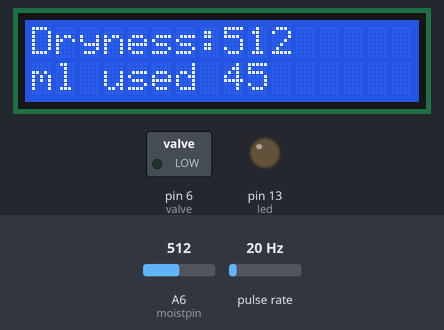
Simulated run of this sketch. Board: Arduino Nano, built with avr-gcc and run on an emulated ATmega328P. Parts: 16×2 character LCD, switched loads named in the sketch (green lamp = pin HIGH), output pins drawn as LEDs (lit = HIGH). Wiring (inferred from the names in the program): pulse sensor: data pin 2. The inputs (shaded band) are chosen by the test bench; at power-on: pulse rate 20 Hz, A6 (moistpin) = 512. What the sketch prints to the serial monitor is not drawn.

Above: at 1.2 s.
2.3 s: pulse rate (sensor on pin 2) set to 4 Hz
At 4.1 s:
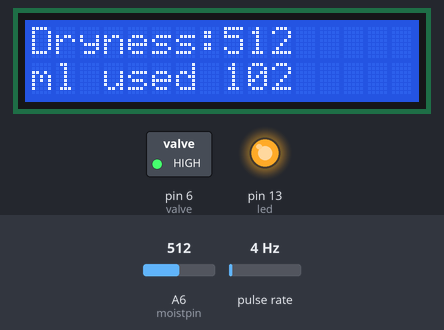
5.8 s: A6 (moistpin) set to 490
At 7.3 s:
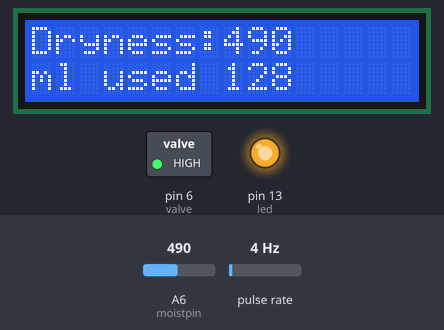
9.0 s: pulse rate (sensor on pin 2) set to 50 Hz
At 10.6 s:
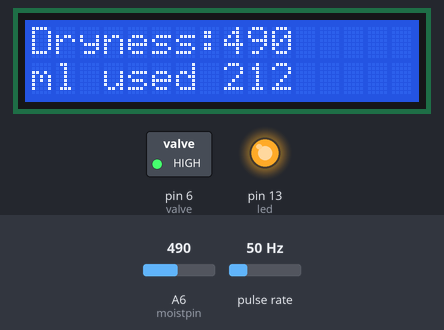
12.3 s: A6 (moistpin) set to 510
At 13.8 s:
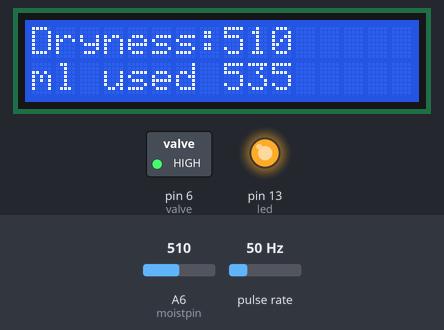
15.5 s: pulse rate (sensor on pin 2) set to 100 Hz
At 16.6 s:
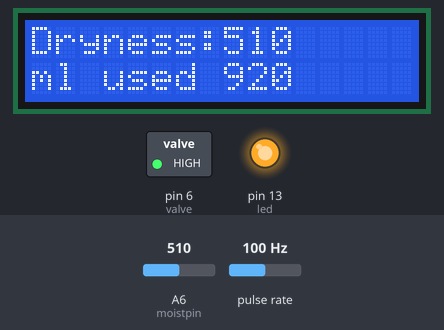
18.7 s: A6 (moistpin) set to 411
At 20.2 s:
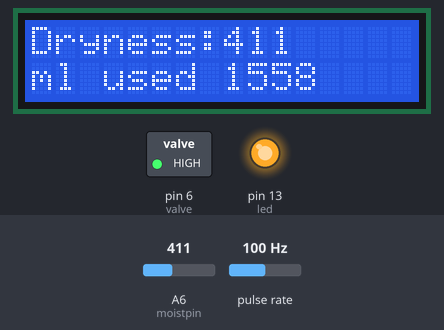
22.0 s: A6 (moistpin) set to 390
Timing chart, 0 to 25.2 s (numbered marks = the images above; inputs shaded):
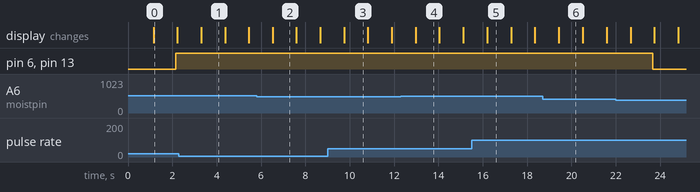

The sketch:

v2smartirrigationLCDNORTCSD.ino
```cpp
/*
Sources:
Liquid flow rate sensor -DIYhacking.com Arvind Sanjeev

Project: Water usage tracking
Application: Irrigation, Home audit etc
Coder: GP

Board Used: Arduin Nano
Sensors: Flow Sensor YF-S201

Objective: Measure the liquid/water flow rate using this code.

Pin Allocation:
A0 -
A4 -
A5 -


Libraries needed:
SD Card Library
RTC Library

Customisations:
KD Home - soil drains fast, hence upper limit set to 700, lower to 475
*/

#include <SD.h>
#include <Wire.h>
#include <LiquidCrystal_PCF8574.h>

LiquidCrystal_PCF8574 lcd(0x3F);

//const int chipSelect = 10;
const int moistpin = 6;
//int valve = 7;
int valve = 6;
int led    = 13;

//RTC_DS1307 rtc;
//RTC_DS3231 rtc;

//char daysOfTheWeek[7][12] = {"Sun", "Mon", "Tue", "Wed", "Thu", "Fri", "Sat"};

byte sensorInterrupt = 0;  // 0 = digital pin 2
byte sensorPin       = 2;

// The hall-effect flow sensor outputs approximately 4.5 pulses per second per
// litre/minute of flow.
float calibrationFactor = 7.5;

volatile byte pulseCount;

float flowRate;
unsigned int flowMilliLitres;
unsigned long totalMilliLitres;

unsigned long oldTime;

void setup()
{

  // Initialize a serial connection for reporting values to the host
  Serial.begin(9600);

   /*if (! rtc.begin()) {
    Serial.println("Couldn't find RTC");
    //while (1);
  }

  if (rtc.lostPower()) {
    Serial.println("RTC lost power, lets set the time!");
    // following line sets the RTC to the date & time this sketch was compiled
    rtc.adjust(DateTime(F(__DATE__), F(__TIME__)));
}

  Serial.print("Initializing SD card...");
  // make sure that the default chip select pin is set to
  // output, even if you don't use it:
  pinMode(10, OUTPUT);

  // see if the card is present and can be initialized:
  if (!SD.begin(chipSelect)) {
    Serial.println("Card failed, or not present");
    // don't do anything more:
    return;
  }
  Serial.println("card initialized.");*/

  // Set up the status LED line as an output
  //pinMode(statusLed, OUTPUT);
  //digitalWrite(statusLed, HIGH);  // We have an active-low LED attached

  pinMode (valve, OUTPUT);
  pinMode (led, OUTPUT);

  pinMode(sensorPin, INPUT);
  digitalWrite(sensorPin, HIGH);

  pulseCount        = 0;
  flowRate          = 0.0;
  flowMilliLitres   = 0;
  totalMilliLitres  = 0;
  oldTime           = 0;

  // The Hall-effect sensor is connected to pin 2 which uses interrupt 0.
  // Configured to trigger on a FALLING state change (transition from HIGH
  // state to LOW state)
  attachInterrupt(sensorInterrupt, pulseCounter, FALLING);

   lcd.begin(16, 2);
   lcd.setBacklight(255);
    lcd.home();
    lcd.clear();
    lcd.print("SmartIrrigation");
    delay(1000);

}

//Main program loop

void loop()
{

    //DateTime now = rtc.now();
    int moisture = analogRead(moistpin);
    /*Serial.print(now.year(), DEC);
    Serial.print('/');
    Serial.print(now.month(), DEC);
    Serial.print('/');
    Serial.print(now.day(), DEC);
    //Serial.print(" (");
    //Serial.print(daysOfTheWeek[now.dayOfTheWeek()]);
    Serial.print(", ");
    Serial.print(now.hour(), DEC);
    Serial.print(':');
    Serial.print(now.minute(), DEC);
    Serial.print(':');
    Serial.print(now.second(), DEC);
    Serial.println();*/
    Serial.println(" Soil moisture is at ");
    Serial.print(moisture);
    //Serial.print(" Valve is ");
    //Serial.print(valve);

   if((millis() - oldTime) > 1000)    // Only process counters once per second
  {
    // Disable the interrupt while calculating flow rate and sending the value to
    // the host
    detachInterrupt(sensorInterrupt);

    flowRate = ((1000.0 / (millis() - oldTime)) * pulseCount) / calibrationFactor;

    oldTime = millis();

    flowMilliLitres = (flowRate / 60) * 1000;

    // Add the millilitres passed in this second to the cumulative total
    totalMilliLitres += flowMilliLitres;

    unsigned int frac;

    // Print the flow rate for this second in litres / minute
    Serial.print("Flow rate: ");
    Serial.print(int(flowRate));  // Print the integer part of the variable
    Serial.print(".");             // Print the decimal point
    // Determine the fractional part. The 10 multiplier gives us 1 decimal place.
    frac = (flowRate - int(flowRate)) * 10;
    Serial.print(frac, DEC) ;      // Print the fractional part of the variable
    Serial.print("L/min");
    // Print the number of litres flowed in this second
    Serial.print("  Current Liquid Flowing: ");             // Output separator
    Serial.print(flowMilliLitres);
    Serial.print("mL/Sec");

    // Print the cumulative total of litres flowed since starting
    Serial.print("  Output Liquid Quantity: ");             // Output separator
    Serial.print(totalMilliLitres);
    Serial.println("mL");

    // Reset the pulse counter so we can start incrementing again
    pulseCount = 0;

    // Enable the interrupt again now that we've finished sending output
    attachInterrupt(sensorInterrupt, pulseCounter, FALLING);

    lcd.clear();
    lcd.setCursor(0, 0);
    lcd.print("Dryness:");
    lcd.print(moisture);
    lcd.setCursor(0, 1);
    lcd.print("ml used ");
    lcd.print(totalMilliLitres);
  }

delay (1000);

  //SD Card starts
 /* File dataFile = SD.open("office.csv", FILE_WRITE);
  if (dataFile) {
    dataFile.println("RBAVRS ");
    dataFile.print(",");
    dataFile.print(now.year(), DEC);
    dataFile.print('/');
    dataFile.print(now.month(), DEC);
    dataFile.print('/');
    //dataFile.print(now.day(), DEC);
    //dataFile.print(" (");
    //dataFile.print(daysOfTheWeek[now.dayOfTheWeek()]);
    dataFile.print(", ");
    dataFile.print(now.hour(), DEC);
    dataFile.print(':');
    dataFile.print(now.minute(), DEC);
    dataFile.print(':');
    dataFile.print(now.second(), DEC);
    dataFile.print(",");
    dataFile.print(flowMilliLitres);
    dataFile.print("ml ");
    dataFile.print(",");
    dataFile.print(totalMilliLitres/1000);
    dataFile.print("L ");
    dataFile.print(",");
    dataFile.print("Moisture");
    dataFile.print(",");
    dataFile.print(moisture);
    dataFile.print(",");
    dataFile.close();
    delay(1000);// added to make polling frequency per one second
    //Serial.println("data logged");
}
else {
  Serial.println("error opening dis.csv");
}*/

if(moisture>=500){//Modify value to turn on water
  digitalWrite(valve, HIGH);
  digitalWrite(led, HIGH);


}
else if(moisture<=400){//turn off water
  digitalWrite(valve, LOW);
  digitalWrite(led, LOW);

}
}
/*
Insterrupt Service Routine
 */
void pulseCounter()
{
  // Increment the pulse counter
  pulseCount++;
}
```

Measured:
- after the input at 22.0 s, pin 6 (valve), pin 13 (led): HIGH → LOW after 1.7 s
- what the display in image 0 shows lasts 1.0 s, from 1.2 s to 2.2 s
